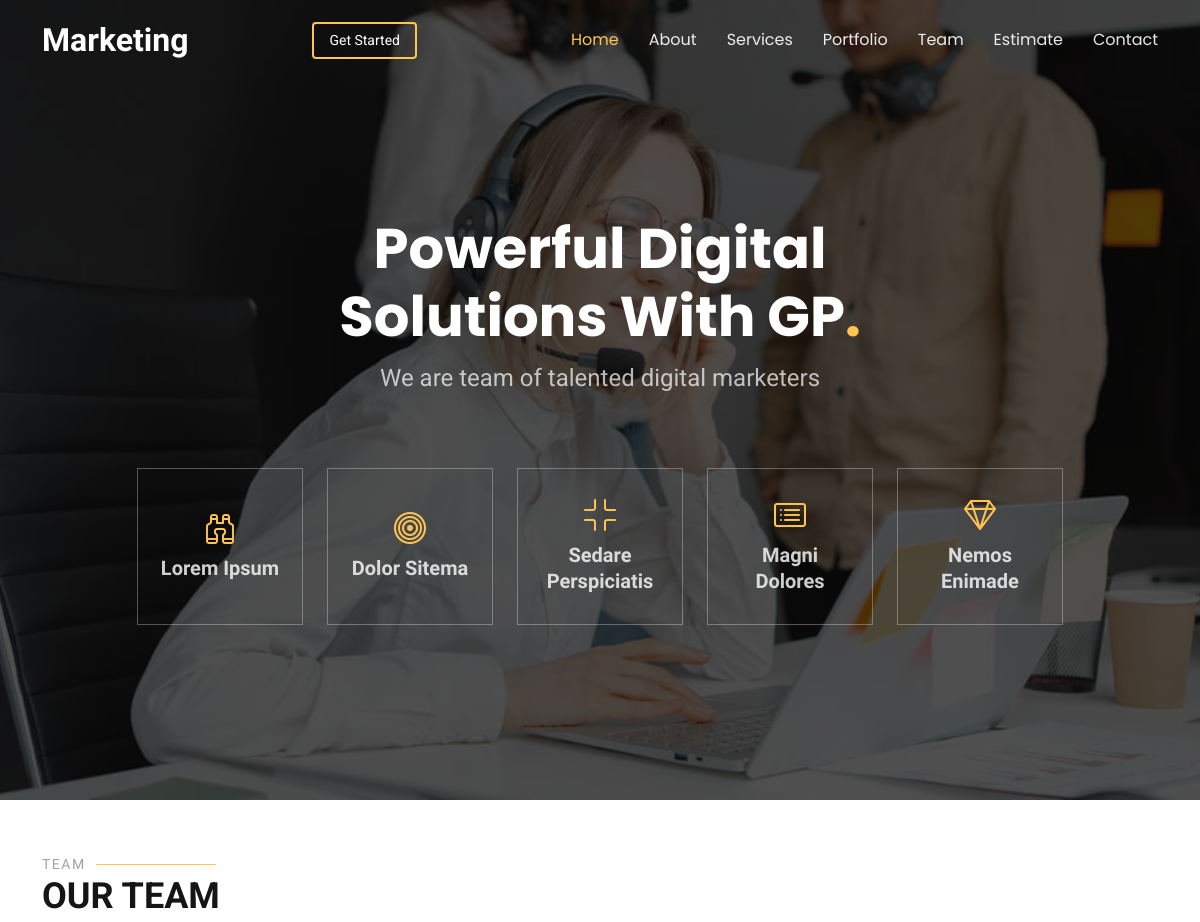
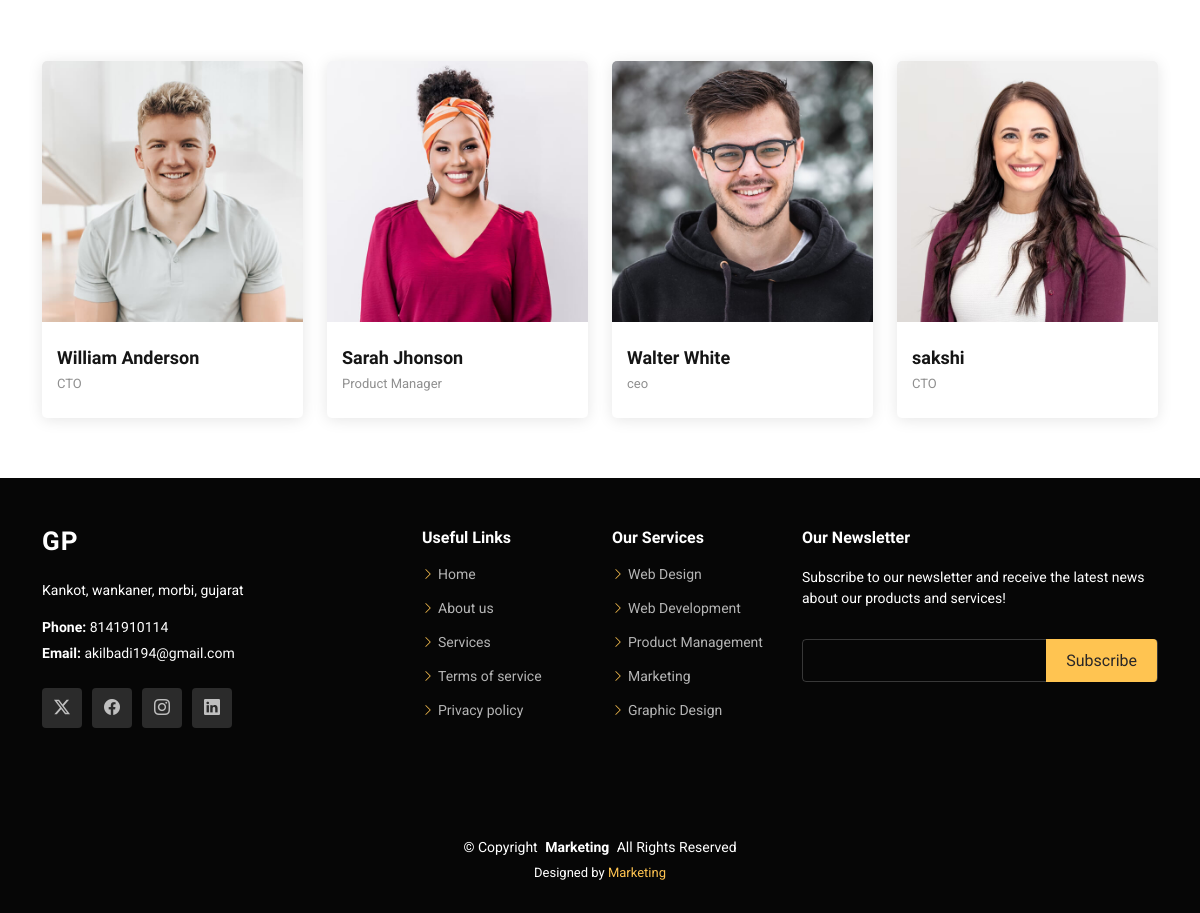
The app's page /team with its own data (2 pictures, top to bottom).
### tables this page shows
CREATE TABLE `header` (
  `id` int(255) NOT NULL,
  `brand_name` varchar(50) NOT NULL
);

CREATE TABLE `banner` (
  `id` int(255) NOT NULL,
  `banner_img` varchar(255) NOT NULL
);

CREATE TABLE `about_team` (
  `id` int(255) NOT NULL,
  `img` varchar(50) NOT NULL,
  `name` varchar(50) NOT NULL,
  `role` varchar(50) NOT NULL,
  `twiter` varchar(100) NOT NULL,
  `facebook` varchar(100) NOT NULL,
  `instagram` varchar(100) NOT NULL,
  `linkdin` varchar(100) NOT NULL
);

CREATE TABLE `contact` (
  `id` int(255) NOT NULL,
  `location` longtext NOT NULL,
  `address` varchar(255) NOT NULL,
  `phone` bigint(255) NOT NULL,
  `email` varchar(100) NOT NULL,
  `password` varchar(50) NOT NULL
);

### index.php (called while the page is built)
<?php
require_once("controller/controller.php");
?>

### model/model.php (called while the page is built, shortened)
<?php
class model
{
    public $connection = "";
    public function __construct()
    {  $config="";
        $conn = $this->connection = new mysqli("localhost", "root", "", "roosh");
    }
    public function selectalldata($table)
    {
        $select = "select * from $table";
        $exe = mysqli_query($this->connection, $select);
        while ($fetch = mysqli_fetch_array($exe)) {
            $arr[] = $fetch;
        }
        return $arr;
    }
    public function one($table)
    {
        $select = "select * FROM $table";
        $exe = mysqli_query($this->connection, $select);
        $arr=mysqli_fetch_array($exe);
        return $arr;
    }
}
?>

### team.php (the view, shortened to what this page needs)
<section id="team" class="team section">
  <div class="container section-title" data-aos="fade-up">
    <h2>Team</h2>
    <p>our Team</p>
  </div>
  <div class="container">
    <div class="row gy-4">
      <?php foreach ($team as $row) { ?>
        <div class="col-lg-3 col-md-6 d-flex align-items-stretch" data-aos="fade-up" data-aos-delay="100">
          <div class="team-member">
            <div class="member-img">
              <img src="admin/<?php echo $row['img']; ?>" class="img-fluid" alt="">
            </div>
            <div class="member-info">
              <h4><?php echo $row['name']; ?></h4>
              <span><?php echo $row['role']; ?></span>
            </div>
          </div>
        </div>
      <?php } ?>
    </div>
  </div>
</section>

### navbar.php (shortened to what this page needs)
<?php
$mainurl = "http://localhost/rooshabh/";
?>
<!DOCTYPE html>
<html lang="en">
<head>
  <link href="assets/vendor/bootstrap/css/bootstrap.min.css" rel="stylesheet">
  <link href="assets/vendor/bootstrap-icons/bootstrap-icons.css" rel="stylesheet">
  <link href="assets/vendor/aos/aos.css" rel="stylesheet">
  <link href="assets/vendor/swiper/swiper-bundle.min.css" rel="stylesheet">
  <link href="assets/vendor/glightbox/css/glightbox.min.css" rel="stylesheet">
  <link href="assets/css/main.css" rel="stylesheet">
</head>
<body class="index-page">
  <header id="header" class="header d-flex align-items-center fixed-top">
    <div class="container-fluid container-xl position-relative d-flex align-items-center justify-content-between">
      <a href="<?php echo $mainurl; ?>" class="logo d-flex align-items-center me-auto me-lg-0">
        <h1 class="sitename"><?php echo $header['brand_name']; ?></h1>
      </a>
      <nav id="navmenu" class="navmenu">
        <ul>
          <li><a href="<?php echo $mainurl; ?>" class="active">Home<br></a></li>
          <li><a href="<?php echo $mainurl; ?>about">About</a></li>
          <li><a href="<?php echo $mainurl; ?>services">Services</a></li>
          <li><a href="<?php echo $mainurl; ?>portfolio">Portfolio</a></li>
          <li><a href="<?php echo $mainurl; ?>team">Team</a></li>
          <li><a href="<?php echo $mainurl; ?>estimate">Estimate</a></li>
          <li><a href="<?php echo $mainurl; ?>contact">Contact</a></li>
        </ul>
      </nav>
      <a class="btn-getstarted" href="index.html#about">Get Started</a>
    </div>
  </header>
  <main class="main">

### banner.php
 <section id="hero" class="hero section dark-background">
<img src="admin/<?php echo $banner['banner_img']; ?>" alt="" data-aos="fade-in">
<div class="container">
  <div class="row justify-content-center text-center" data-aos="fade-up" data-aos-delay="100">
    <div class="col-xl-6 col-lg-8">
      <h2>Powerful Digital Solutions With GP<span>.</span></h2>
      <p>We are team of talented digital marketers</p>
    </div>
  </div>
  <div class="row gy-4 mt-5 justify-content-center" data-aos="fade-up" data-aos-delay="200">
    <div class="col-xl-2 col-md-4" data-aos="fade-up" data-aos-delay="300">
      <div class="icon-box">
        <i class="bi bi-binoculars"></i>
        <h3><a href="">Lorem Ipsum</a></h3>
      </div>
    </div>
    <div class="col-xl-2 col-md-4" data-aos="fade-up" data-aos-delay="400">
      <div class="icon-box">
        <i class="bi bi-bullseye"></i>
        <h3><a href="">Dolor Sitema</a></h3>
      </div>
    </div>
    <div class="col-xl-2 col-md-4" data-aos="fade-up" data-aos-delay="500">
      <div class="icon-box">
        <i class="bi bi-fullscreen-exit"></i>
        <h3><a href="">Sedare Perspiciatis</a></h3>
      </div>
    </div>
    <div class="col-xl-2 col-md-4" data-aos="fade-up" data-aos-delay="600">
      <div class="icon-box">
        <i class="bi bi-card-list"></i>
        <h3><a href="">Magni Dolores</a></h3>
      </div>
    </div>
    <div class="col-xl-2 col-md-4" data-aos="fade-up" data-aos-delay="700">
      <div class="icon-box">
        <i class="bi bi-gem"></i>
        <h3><a href="">Nemos Enimade</a></h3>
      </div>
    </div>
  </div>
</div>
</section>

### footer.php (shortened to what this page needs)
</main>
<footer id="footer" class="footer dark-background">
  <div class="footer-top">
    <div class="container">
      <div class="row gy-4">
        <div class="col-lg-4 col-md-6 footer-about">
          <a href="index.html" class="logo d-flex align-items-center">
            <span class="sitename">GP</span>
          </a>
          <div class="footer-contact pt-3">
          <?php echo$contactus['address']; ?>
            <p class="mt-3"><strong>Phone:</strong> <span><?php echo$contactus['phone']; ?></span></p>
            <p><strong>Email:</strong> <span><?php echo$contactus['email']; ?></span></p>
          </div>
          <div class="social-links d-flex mt-4">
            <a href=""><i class="bi bi-twitter-x"></i></a>
            <a href=""><i class="bi bi-facebook"></i></a>
            <a href=""><i class="bi bi-instagram"></i></a>
            <a href=""><i class="bi bi-linkedin"></i></a>
          </div>
        </div>
        <div class="col-lg-2 col-md-3 footer-links">
          <h4>Useful Links</h4>
          <ul>
            <li><i class="bi bi-chevron-right"></i> <a href="#"> Home</a></li>
            <li><i class="bi bi-chevron-right"></i> <a href="#"> About us</a></li>
            <li><i class="bi bi-chevron-right"></i> <a href="#"> Services</a></li>
            <li><i class="bi bi-chevron-right"></i> <a href="#"> Terms of service</a></li>
            <li><i class="bi bi-chevron-right"></i> <a href="#"> Privacy policy</a></li>
          </ul>
        </div>
        <div class="col-lg-2 col-md-3 footer-links">
          <h4>Our Services</h4>
          <ul>
            <li><i class="bi bi-chevron-right"></i> <a href="#"> Web Design</a></li>
            <li><i class="bi bi-chevron-right"></i> <a href="#"> Web Development</a></li>
            <li><i class="bi bi-chevron-right"></i> <a href="#"> Product Management</a></li>
            <li><i class="bi bi-chevron-right"></i> <a href="#"> Marketing</a></li>
            <li><i class="bi bi-chevron-right"></i> <a href="#"> Graphic Design</a></li>
          </ul>
        </div>
        <div class="col-lg-4 col-md-12 footer-newsletter">
          <h4>Our Newsletter</h4>
          <p>Subscribe to our newsletter and receive the latest news about our products and services!</p>
          <form action="forms/newsletter.php" method="post" class="php-email-form">
            <div class="newsletter-form"><input type="email" name="email"><input type="submit" value="Subscribe"></div>
          </form>
        </div>
      </div>
    </div>
  </div>
  <div class="copyright">
    <div class="container text-center">
      <p>© <span>Copyright</span> <strong class="px-1 sitename"><?php echo $header['brand_name']; ?></strong> <span>All Rights Reserved</span></p>
      <div class="credits">
        Designed by <a href="<?php echo $mainurl; ?>"><?php echo $header['brand_name']; ?></a>
      </div>
    </div>
  </div>
</footer>
</body>
</html>

### records on screen
header: brand_name "Marketing"
banner: banner_img (picture)
about_team: img (picture), name "William Anderson", role "CTO"
about_team: img (picture), name "Sarah Jhonson", role "Product Manager"
about_team: img (picture), name "Walter White", role "ceo"
about_team: img (picture), name "sakshi", role "CTO"
contact: address "Kankot, wankaner, morbi, gujarat", phone "8141910114", email "akilbadi194@gmail.com"
